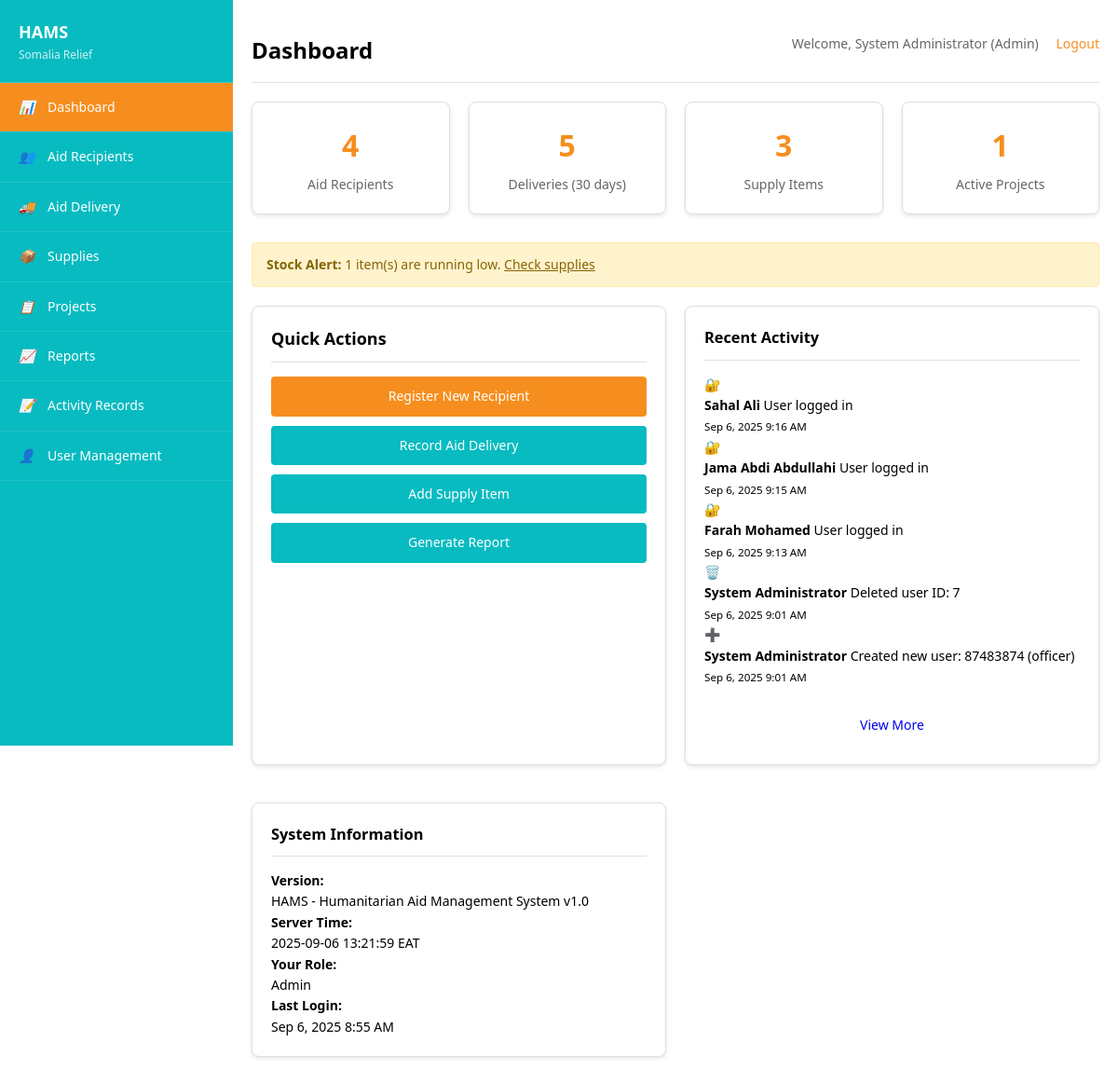
/index.php (signed in), run on the app's committed database.
### tables this page shows
CREATE TABLE `activity_records` (
  `id` int(11) NOT NULL,
  `user_id` int(11) NOT NULL,
  `action_type` enum('login','logout','create','update','delete','delivery','report') NOT NULL,
  `table_affected` varchar(50) DEFAULT NULL,
  `record_id` int(11) DEFAULT NULL,
  `description` text DEFAULT NULL,
  `ip_address` varchar(45) DEFAULT NULL,
  `created_at` timestamp NOT NULL DEFAULT current_timestamp()
);

CREATE TABLE `users` (
  `id` int(11) NOT NULL,
  `username` varchar(50) NOT NULL,
  `password_hash` varchar(255) NOT NULL,
  `full_name` varchar(100) NOT NULL,
  `role` enum('admin','coordinator','officer','assistant') DEFAULT 'assistant',
  `email` varchar(100) DEFAULT NULL,
  `phone` varchar(20) DEFAULT NULL,
  `created_at` timestamp NOT NULL DEFAULT current_timestamp(),
  `last_login` timestamp NULL DEFAULT NULL,
  `is_active` tinyint(1) DEFAULT 1
);

### config/config.php (called while the page is built, shortened)
<?php
function canAccess($feature) {
    $role = $_SESSION['role'];
    $permissions = [
        'admin' => ['users', 'activity_records', 'dashboard_activity', 'reports', 'projects', 'supplies', 'deliveries', 'recipients'],
        'coordinator' => ['reports', 'projects', 'supplies', 'deliveries', 'recipients'],
        'officer' => ['supplies', 'deliveries', 'recipients'],
        'assistant' => ['recipients']
    ];
    return in_array($feature, $permissions[$role] ?? []);
}
function formatNumber($number, $decimals = 0) {
    return number_format($number, $decimals);
}
?>

### index.php (the view, shortened to what this page needs)
<?php
require_once 'config/config.php';
$pdo = getDBConnection();
try {
    $stmt = $pdo->query("SELECT COUNT(*) as total FROM aid_recipients");
    $total_recipients = $stmt->fetch()['total'];
    $stmt = $pdo->query("SELECT COUNT(*) as total FROM supplies");
    $total_supplies = $stmt->fetch()['total'];
    $stmt = $pdo->query("SELECT COUNT(*) as total FROM projects WHERE status = 'active'");
    $active_projects = $stmt->fetch()['total'];
    $stmt = $pdo->query("SELECT COUNT(*) as total FROM aid_deliveries WHERE delivery_date >= DATE_SUB(NOW(), INTERVAL 30 DAY)");
    $recent_deliveries = $stmt->fetch()['total'];
    $stmt = $pdo->query("SELECT COUNT(*) as total FROM supplies WHERE current_stock <= minimum_stock");
    $low_stock_items = $stmt->fetch()['total'];
    $stmt = $pdo->prepare("
        SELECT ar.*, u.full_name
        FROM activity_records ar
        JOIN users u ON ar.user_id = u.id
        ORDER BY ar.created_at DESC
        LIMIT 5
    ");
    $stmt->execute();
    $recent_activities = $stmt->fetchAll();
} catch (Exception $e) {
    error_log("Dashboard error: " . $e->getMessage());
    $total_recipients = $total_supplies = $active_projects = $recent_deliveries = $low_stock_items = 0;
    $recent_activities = [];
}
?>
<!DOCTYPE html>
<html lang="en">
<head>
    <link rel="stylesheet" href="assets/css/style.css" media="print" onload="this.media='all'">
</head>
<body>
    <div class="container">
        <?php include 'includes/sidebar.php'; ?>
        <main class="main-content">
            <div class="header clearfix">
                <h1>Dashboard</h1>
                <div class="user-info">
                    Welcome, <?php echo htmlspecialchars($_SESSION['full_name']); ?>
                    (<?php echo ucfirst($_SESSION['role']); ?>)
                    <a href="logout.php">Logout</a>
                </div>
            </div>
            <div class="stats-grid">
                <?php if (canAccess('recipients')): ?>
                <div class="stat-card">
                    <span class="stat-number"><?php echo formatNumber($total_recipients); ?></span>
                    <div class="stat-label">Aid Recipients</div>
                </div>
                <?php endif; ?>
                <?php if (canAccess('deliveries')): ?>
                <div class="stat-card">
                    <span class="stat-number"><?php echo formatNumber($recent_deliveries); ?></span>
                    <div class="stat-label">Deliveries (30 days)</div>
                </div>
                <?php endif; ?>
                <?php if (canAccess('supplies')): ?>
                <div class="stat-card">
                    <span class="stat-number"><?php echo formatNumber($total_supplies); ?></span>
                    <div class="stat-label">Supply Items</div>
                </div>
                <?php endif; ?>
                <?php if (canAccess('projects')): ?>
                <div class="stat-card">
                    <span class="stat-number"><?php echo formatNumber($active_projects); ?></span>
                    <div class="stat-label">Active Projects</div>
                </div>
                <?php endif; ?>
            </div>
            <?php if ($low_stock_items > 0 && canAccess('supplies')): ?>
            <div class="alert alert-warning">
                <strong>Stock Alert:</strong> <?php echo $low_stock_items; ?> item(s) are running low.
                <a href="program/supplies.php" style="color: #856404; text-decoration: underline;">Check supplies</a>
            </div>
            <?php endif; ?>
            <div style="display: grid; grid-template-columns: 1fr 1fr; gap: 20px; margin-top: 20px;">
                <div class="card">
                    <div class="card-header">
                        <h3 class="card-title">Quick Actions</h3>
                    </div>
                    <div style="display: grid; gap: 10px;">
                        <?php if (canAccess('recipients')): ?>
                        <a href="program/aid_recipients.php?action=add" class="btn btn-primary">Register New Recipient</a>
                        <?php endif; ?>
                        <?php if (canAccess('deliveries')): ?>
                        <a href="program/aid_delivery.php?action=add" class="btn btn-secondary">Record Aid Delivery</a>
                        <?php endif; ?>
                        <?php if (canAccess('supplies')): ?>
                        <a href="program/supplies.php?action=add" class="btn btn-secondary">Add Supply Item</a>
                        <?php endif; ?>
                        <?php if (canAccess('reports')): ?>
                        <a href="program/reports.php" class="btn btn-secondary">Generate Report</a>
                        <?php endif; ?>
                    </div>
                </div>
                <?php if (canAccess('dashboard_activity')): ?>
                <div class="card">
                    <div class="card-header">
                        <h3>Recent Activity</h3>
                    </div>
                    <div class="card-body">
                        <?php if (empty($recent_activities)): ?>
                            <p class="text-muted">No recent activity to display.</p>
                        <?php else: ?>
                            <div class="activity-list">
                                <?php foreach ($recent_activities as $activity): ?>
                                    <div class="activity-item">
                                        <div class="activity-icon">
                                            <?php
                                            switch ($activity['action_type']) {
                                                case 'create': echo '➕'; break;
                                                case 'delete': echo '🗑️'; break;
                                                case 'login': echo '🔐'; break;
                                            }
                                            ?>
                                        </div>
                                        <div class="activity-content">
                                            <p><strong><?php echo htmlspecialchars($activity['full_name']); ?></strong>
                                               <?php echo htmlspecialchars($activity['description']); ?></p>
                                            <small class="text-muted"><?php echo date('M j, Y g:i A', strtotime($activity['created_at'])); ?></small>
                                        </div>
                                    </div>
                                <?php endforeach; ?>
                            </div>
                            <div style="text-align: center; margin-top: 20px;">
                                <a href="admin/activity.php" class="btn btn-link">View More</a>
                            </div>
                        <?php endif; ?>
                    </div>
                </div>
                <?php endif; ?>
                <div class="card">
                    <div class="card-header">
                        <h3>System Information</h3>
                    </div>
                    <div class="card-body">
                        <div class="system-info">
                            <div>
                                <strong>Version:</strong><br>
                                <?php echo APP_NAME; ?> v<?php echo APP_VERSION; ?>
                            </div>
                            <div>
                                <strong>Server Time:</strong><br>
                                <?php echo date('Y-m-d H:i:s T'); ?>
                            </div>
                            <div>
                                <strong>Your Role:</strong><br>
                                <?php echo ucfirst($_SESSION['role']); ?>
                            </div>
                            <div>
                                <strong>Last Login:</strong><br>
                                <?php
                                $stmt = $pdo->prepare("SELECT last_login FROM users WHERE id = ?");
                                $stmt->execute([$_SESSION['user_id']]);
                                $user_data = $stmt->fetch();
                                if ($user_data && $user_data['last_login'] && $user_data['last_login'] != '0000-00-00 00:00:00') {
                                    echo date('M j, Y g:i A', strtotime($user_data['last_login']));
                                } else {
                                    echo 'Never';
                                }
                                ?>
                            </div>
                        </div>
                    </div>
                </div>
            </div>
        </main>
    </div>
</body>
</html>

### includes/sidebar.php (shortened to what this page needs)
<?php
$current_page = basename($_SERVER['PHP_SELF']);
?>
<nav class="sidebar">
    <div class="sidebar-header">
        <h2>HAMS</h2>
        <p style="font-size: 12px; opacity: 0.8;">Somalia Relief</p>
    </div>
    <ul class="sidebar-menu">
        <?php
        $base_path = '';
        ?>
        <li><a href="<?php echo $base_path; ?>index.php" class="<?php echo $current_page === 'index.php' ? 'active' : ''; ?>">
            <i class="icon">📊</i> Dashboard
        </a></li>
        <?php if (canAccess('recipients')): ?>
        <li><a href="<?php echo $base_path; ?>program/aid_recipients.php" class="<?php echo $current_page === 'aid_recipients.php' ? 'active' : ''; ?>">
            <i class="icon">👥</i> Aid Recipients
        </a></li>
        <?php endif; ?>
        <?php if (canAccess('deliveries')): ?>
        <li><a href="<?php echo $base_path; ?>program/aid_delivery.php" class="<?php echo $current_page === 'aid_delivery.php' ? 'active' : ''; ?>">
            <i class="icon">🚚</i> Aid Delivery
        </a></li>
        <?php endif; ?>
        <?php if (canAccess('supplies')): ?>
        <li><a href="<?php echo $base_path; ?>program/supplies.php" class="<?php echo $current_page === 'supplies.php' ? 'active' : ''; ?>">
            <i class="icon">📦</i> Supplies
        </a></li>
        <?php endif; ?>
        <?php if (canAccess('projects')): ?>
        <li><a href="<?php echo $base_path; ?>program/projects.php" class="<?php echo $current_page === 'projects.php' ? 'active' : ''; ?>">
            <i class="icon">📋</i> Projects
        </a></li>
        <?php endif; ?>
        <?php if (canAccess('reports')): ?>
        <li><a href="<?php echo $base_path; ?>program/reports.php" class="<?php echo $current_page === 'reports.php' ? 'active' : ''; ?>">
            <i class="icon">📈</i> Reports
        </a></li>
        <?php endif; ?>
        <?php if (canAccess('activity_records')): ?>
        <li><a href="<?php echo $base_path; ?>admin/activity.php" class="<?php echo $current_page === 'activity.php' ? 'active' : ''; ?>">
            <i class="icon">📝</i> Activity Records
        </a></li>
        <?php endif; ?>
        <?php if (canAccess('users')): ?>
        <li><a href="<?php echo $base_path; ?>admin/users.php" class="<?php echo $current_page === 'users.php' ? 'active' : ''; ?>">
            <i class="icon">👤</i> User Management
        </a></li>
        <?php endif; ?>
    </ul>
</nav>

### assets/css/style.css (style rules this page uses)
.sidebar { background-color: #07bbc1 !important; color: #FFFFFF !important; }
* { margin: 0; padding: 0; box-sizing: border-box; }
html { overflow-x: hidden; }
body { font-family: 'Segoe UI', Tahoma, Geneva, Verdana, sans-serif; background-color: #FFFFFF; color: #000000; line-height: 1.6; font-size: 14px; overflow-x: hidden; margin: 0; padding: 0; }
.container { display: flex; min-height: 100vh; position: relative; }
.sidebar { width: 250px; background-color: #07bbc1 !important; color: #FFFFFF !important; position: fixed; height: 100vh; overflow-y: auto; z-index: 1000; top: 0; left: 0; transform: translate3d(0, 0, 0); -webkit-transform: translate3d(0, 0, 0); backface-visibility: hidden; -webkit-backface-visibility: hidden; perspective: 1000px; -webkit-perspective: 1000px; opacity: 1; visibility: visible; }
.sidebar-header { padding: 20px; border-bottom: 1px solid rgba(255, 255, 255, 0.2); }
.sidebar-header h2 { font-size: 18px; font-weight: 600; }
.sidebar-menu { list-style: none; padding: 0; }
.sidebar-menu li { border-bottom: 1px solid rgba(255, 255, 255, 0.1); }
.sidebar-menu a { display: block; padding: 15px 20px; color: #FFFFFF; text-decoration: none; transition: background-color 0.3s ease; }
.sidebar-menu a:hover, .sidebar-menu a.active { background-color: #f68e1f; }
.sidebar-menu i { margin-right: 10px; width: 16px; }
.main-content { flex: 1; margin-left: 250px; padding: 20px; background-color: #FFFFFF; min-height: 100vh; position: relative; z-index: 1; }
.header { background-color: #FFFFFF; padding: 15px 0; border-bottom: 1px solid #e0e0e0; margin-bottom: 20px; }
.header h1 { color: #000000; font-size: 24px; font-weight: 600; float: left; margin: 0; }
.user-info { float: right; color: #666; line-height: 24px; }
.user-info a { color: #f68e1f; text-decoration: none; margin-left: 15px; }
.card { background-color: #FFFFFF; border: 1px solid #e0e0e0; border-radius: 8px; padding: 20px; margin-bottom: 20px; box-shadow: 0 2px 4px rgba(0, 0, 0, 0.1); }
.card-header { border-bottom: 1px solid #e0e0e0; padding-bottom: 10px; margin-bottom: 15px; }
.card-title { font-size: 18px; font-weight: 600; color: #000000; }
.btn { display: inline-block; padding: 10px 20px; border: none; border-radius: 4px; cursor: pointer; text-decoration: none; font-size: 14px; font-weight: 500; text-align: center; transition: background-color 0.3s ease; }
.btn-primary { background-color: #f68e1f; color: #FFFFFF; }
.btn-secondary { background-color: #07bbc1; color: #FFFFFF; }
.alert { padding: 12px 15px; border-radius: 4px; margin-bottom: 15px; }
.alert-warning { background-color: #fff3cd; border: 1px solid #ffeaa7; color: #856404; }
.stats-grid { display: grid; grid-template-columns: repeat(auto-fit, minmax(200px, 1fr)); gap: 20px; margin-bottom: 30px; }
.stat-card { background-color: #FFFFFF; border: 1px solid #e0e0e0; border-radius: 8px; padding: 20px; text-align: center; box-shadow: 0 2px 4px rgba(0, 0, 0, 0.1); }
.stat-number { font-size: 32px; font-weight: 700; color: #f68e1f; display: block; }
.stat-label { color: #666; font-size: 14px; margin-top: 5px; }
.clearfix::after { content: ""; display: table; clear: both; }

### index.php (style rules this page uses)
body { visibility:hidden;font-family:'Segoe UI',sans-serif;margin:0;padding:0;background:#fff }
.sidebar { width:250px!important;background-color:#07bbc1!important;color:#fff!important;position:fixed!important;height:100vh!important;top:0!important;left:0!important;z-index:1000!important;transform:translate3d(0,0,0)!important;opacity:1!important;visibility:visible!important }
.main-content { margin-left:250px!important;background-color:#fff!important;min-height:100vh!important }
.container { display:flex!important }

### data on the page
activity_records: user.full_name "Sahal Ali", description "User logged in", created_at "Sep 6, 2025 9:16 AM"
activity_records: user.full_name "Jama Abdi Abdullahi", description "User logged in", created_at "Sep 6, 2025 9:15 AM"
activity_records: user.full_name "Farah Mohamed", description "User logged in", created_at "Sep 6, 2025 9:13 AM"
activity_records: user.full_name "System Administrator", description "Deleted user ID: 7", created_at "Sep 6, 2025 9:01 AM"
activity_records: user.full_name "System Administrator", description "Created new user: 87483874 (officer)", created_at "Sep 6, 2025 9:01 AM"
users: last_login "Sep 6, 2025 8:55 AM"

### other printed values
$_SESSION['full_name'] "System Administrator"
$_SESSION['role'] "Admin"
formatNumber($total_recipients) "4"
formatNumber($recent_deliveries) "5"
formatNumber($total_supplies) "3"
formatNumber($active_projects) "1"
$low_stock_items "1"
APP_NAME "HAMS - Humanitarian Aid Management System"
APP_VERSION "1.0"
